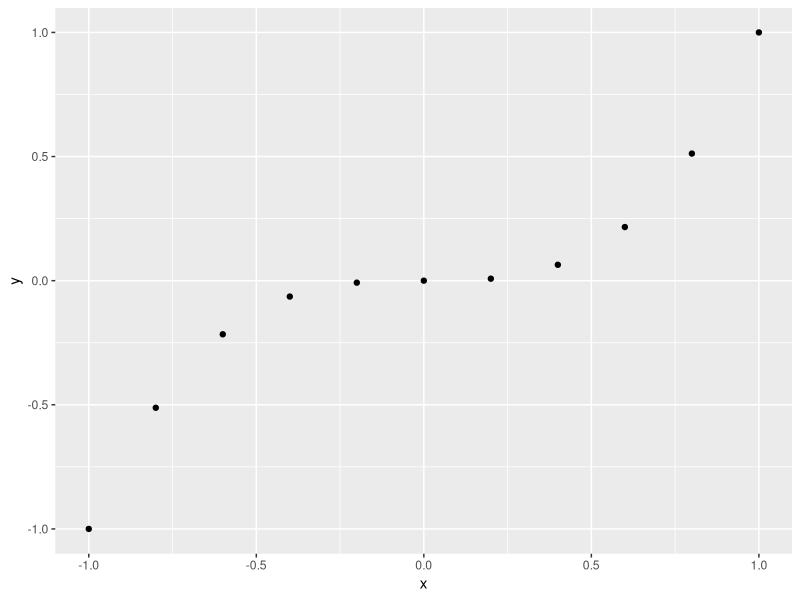
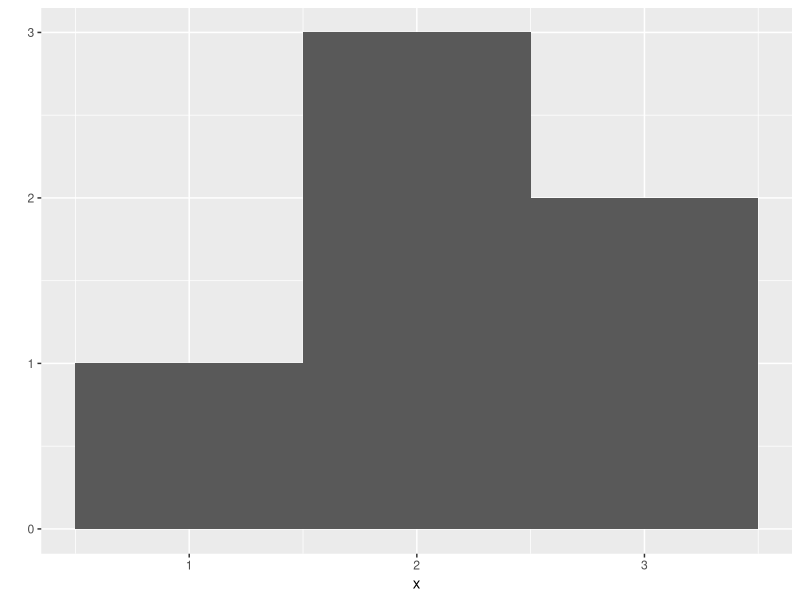
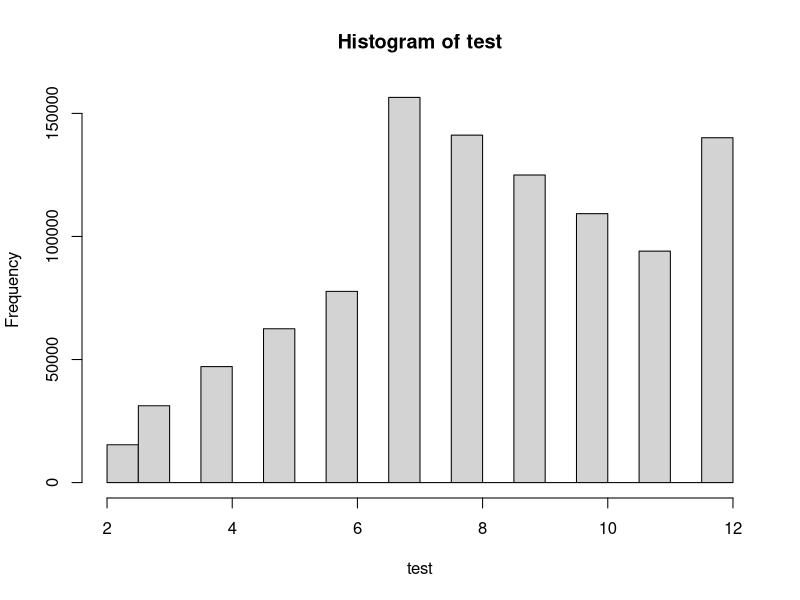
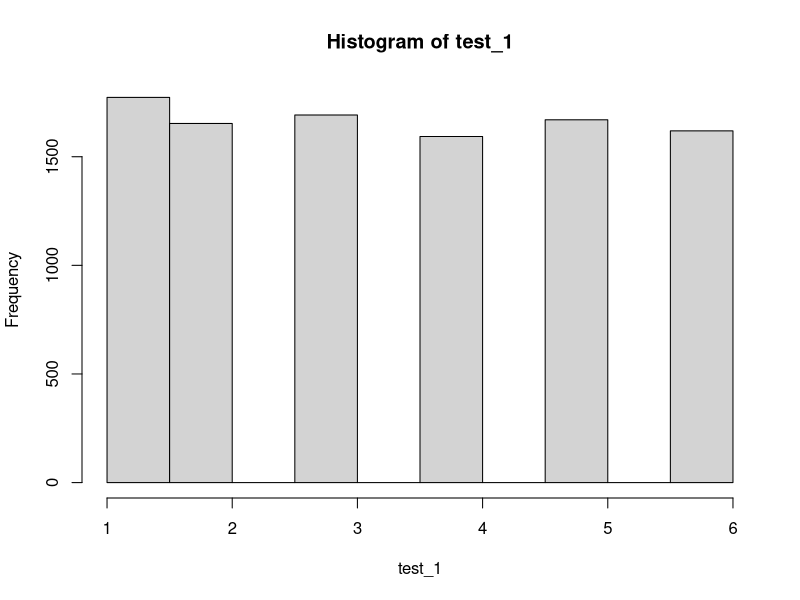

The R source for these figures, in order: (Note: this script raises an error after producing the figures.)
# R语言入门雨实践 

# 1  R基础
# page 

die<-1:6
print(die)

die*die

print(die+1:2)
# 1 2 3 4 5 6 
# 1 2 1 2 1 2
# 2 4 4 6 6 8 

print(die%*% die)

print(die%o%die)

sample(1:4,2,replace = TRUE)

sample(1:6,6,replace = TRUE)

sample(x=1:10,size=4,replace = TRUE)

args(round)
#function (x, digits = 0) 
# NULL

my_function<-function()
{
  dice<-sample(die,size=2,replace = TRUE)
  
  print(dice)
 # print(sum(dice))
}

#my_function()

roll<-function(bones)
{
  dice<-sample(bones,size=3,replace=TRUE)
  print(dice)
}

roll(bones=1:6)

roll(1:4)


# 2 R包与帮助文档  page 40 
install.packages("ggplot2")
library("ggplot2")
x<-c(-1,-0.8,-0.6,-0.4,-0.2,0,0.2,0.4,0.6,0.8,1)
y<-x^3
qplot(x,y)

x<-c(1,2,2,2,3,3)
args(qplot)
qplot(x, binwidth=1)


roll2<-function()
{
  die<-1:6
  dice<-sample(die,size=2,replace = TRUE)
  sum(dice)
  #print(sum(dice))
}

replicate(3,1+1) # 3 times 
replicate(10,roll2())


# 在 sample() 中设置prob 参数 包含权重 的做法 

roll3<-function()
{
  die<-1:6
  dice<-sample(die,size=2,replace=TRUE,
               prob = c(1/8,1/8,1/8,1/8,1/8,3/8))
  sum(dice)
}

test<-replicate(1000000,roll3())
hist(test)  # not the normal distribution 

rolls<-function()
{
  die<c(1:6)
  dice<-sample(die,size=1,replace=TRUE)
  sum(dice)
}

test_1=replicate(10000,rolls())
hist(test_1)


##################################################

#3 R对象 page 55 
die<-c(1:6)
is.vector(die)


five<-5
is.vector(five) ##TRUE 

typeof(die)

# 属性  dim() name()
die<-c(1:6)
dim(die)
names(die)

names(die)<-c("one","two","three","four","five","six")
names(die)

attributes(die)

names(die)<-c("uno","dos","tres","quatro","cinco","seis")

# delete the names 
names(die)<-NULL

dim(die)<-c(2,3)

dim(die)<-c(3,2)

dim(die)<-c(1,2,3)
print(die)

# matrix 
m<-matrix(die,nrow = 2)

a<-c(1,2,3,4,5,6,7,8)
dim(a)<c(2,4)
matrix_a<-matrix(a,nrow = 4)

m<-matrix(die,nrow = 2,byrow = TRUE)

#array 
ar<-array(c(11:14,21:24,31:34),dim=c(2,2,3))

ar_1<-array(c(11:14,21:28,31:34),dim=c(2,2,3)) # 31:34 没有了


#factor  用来存储分类信息
gender<-factor(c("male","female","female","male"))
typeof(gender)

attributes(gender)

# unclass ： 可以看到 R是如何存储 因子的 
unclass(gender)

a<-c(1,2,2,1)
b<-c("Y","N","N","Y")
table(a,b)


# as.character() 将一个因子强制转化成字符串
as.character(gender)

# 强制转换
sum(c(TRUE,TRUE,FALSE,FALSE))

as.character(1)

as.logical(1)

as.numeric(FALSE)


# list 
lis<-list(100:130,"R",list(TRUE,FALSE))


card<-list("ace","hearts",1)
card


# data.frame
df<-data.frame(face=c("ace","two","six"),
               suit=c("clubs","clubs","clubs"),
               value=c(1,2,3))
df

list(face="ace",suit="hearts",value=1)
c(face="ace",suit="hearts",value="one")


# 4 R的记号体系 
# 重复值
deck[c(1,1),c(1,2,3)]

vec<-c(6,1,3,6,10,5)
vec[1:3]

#extract data which is equal or more than 2 columns
# from data.frame, R will give you a new data frame 
# but just one column, it will be a vector 
# if you still need a data frame type, just drop=FALSE

deck[1:2,1,drop=FALSE]


lst<-list(numbers=c(1,2),logical=TRUE,strings=c("a","b","c"))


a<-c(1,2,3)
sum(a)


# 5 对象改值 page 92 
deck2<-deck

vec<-c(0,0,0,0,0,0)
vec
vec[1]<-1000

vec[c(1,3,5)]<-c(1,1,1)

vec[7]<-10
vec

deck2$new<-1:52
deck2

deck2$new<-NULL
head(deck2)



# %in% 是唯一不进行 一一对比的运算符 
1>2
1>c(0,1,2)
c(1,2,3)==c(3,2,1)

1 %in% c(4,5,6)

c(1,2) %in% c(3,4,5)

c(1,2,3) %in% c(3,4,5)

c(1,2,3,4) %in% c(3,4,5)

deck2$face=="ace"
deck2$value[deck2$face=="ace"]


a<-c(1,2,3)
b<-c(1,2,3)
c<-c(1,2,4)

a==b
b==c
a==b & b==c



c(1,2,3,NA)==NA

vec<-c(1,2,3,NA)
is.na(vec)


# 循环 loop
die<-1:6
# expand.grid   n个向量元素的所有组合  
rolls<- expand.grid(die,die)
head(rolls)

rolls$value<-rolls$Var1 + rolls$Var2
head(rolls)

prob<-c("1"=1/8,"2"=1/8,"3"=1/8,"4"=1/8,"5"=1/8,"6"=3/8)

rolls$Var1
typeof(rolls$Var1)
prob[rolls$Var1]

rolls$pro1<-prob[rolls$Var1]
rolls$pro2<-prob[rolls$Var2]
rolls$prob<-rolls$pro1 * rolls$pro2
head(rolls)

sum(rolls$value*rolls$prob)


for(value in c("My", "first", "for", "loop"))
{
  cat(value,"one run","\n")
}

# create a vector with length of 4 
chars<-vector(length=4)

words<-c("My", "first", "for", "loop")
length(words)

for (i in 1:4)
{
  chars[i]<-words[i]
}

print(chars)

for( i in 1:length(words))
{
  print(words[i])
}


